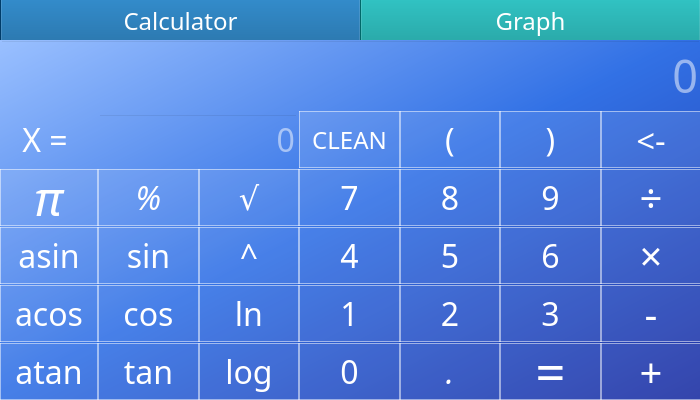
<?xml version="1.0" encoding="UTF-8"?>
<ui version="4.0">
 <class>Calculator</class>
 <widget class="QMainWindow" name="Calculator">
  <property name="geometry">
   <rect>
    <x>0</x>
    <y>0</y>
    <width>700</width>
    <height>400</height>
   </rect>
  </property>
  <property name="sizePolicy">
   <sizepolicy hsizetype="Fixed" vsizetype="Fixed">
    <horstretch>0</horstretch>
    <verstretch>0</verstretch>
   </sizepolicy>
  </property>
  <property name="minimumSize">
   <size>
    <width>700</width>
    <height>400</height>
   </size>
  </property>
  <property name="maximumSize">
   <size>
    <width>700</width>
    <height>400</height>
   </size>
  </property>
  <property name="mouseTracking">
   <bool>false</bool>
  </property>
  <property name="windowTitle">
   <string>Calculator</string>
  </property>
  <widget class="QWidget" name="centralwidget">
   <widget class="QPushButton" name="calc">
    <property name="geometry">
     <rect>
      <x>0</x>
      <y>-10</y>
      <width>361</width>
      <height>61</height>
     </rect>
    </property>
    <property name="font">
     <font>
      <family>Bai Jamjuree</family>
      <pointsize>18</pointsize>
      <italic>false</italic>
      <bold>false</bold>
     </font>
    </property>
    <property name="styleSheet">
     <string notr="true">background-color: rgb(0, 84, 147);
color: white;</string>
    </property>
    <property name="text">
     <string>Calculator</string>
    </property>
   </widget>
   <widget class="QPushButton" name="graph">
    <property name="geometry">
     <rect>
      <x>360</x>
      <y>-10</y>
      <width>341</width>
      <height>61</height>
     </rect>
    </property>
    <property name="font">
     <font>
      <family>Bai Jamjuree</family>
      <pointsize>18</pointsize>
      <bold>false</bold>
     </font>
    </property>
    <property name="styleSheet">
     <string notr="true">background-color: rgb(0, 145, 147);
color: white;</string>
    </property>
    <property name="text">
     <string>Graph</string>
    </property>
   </widget>
   <widget class="QStackedWidget" name="stackedWidget">
    <property name="geometry">
     <rect>
      <x>0</x>
      <y>40</y>
      <width>700</width>
      <height>361</height>
     </rect>
    </property>
    <property name="autoFillBackground">
     <bool>true</bool>
    </property>
    <property name="currentIndex">
     <number>2</number>
    </property>
    <widget class="QWidget" name="calcPage">
     <property name="font">
      <font>
       <family>AkayaKanadaka</family>
       <pointsize>48</pointsize>
       <italic>true</italic>
      </font>
     </property>
     <property name="styleSheet">
      <string notr="true">#calcPage {
background-color: qlineargradient(spread:repeat, x1:1, y1:1, x2:0, y2:0, stop:0 rgba(29, 47, 162, 255), stop:0.512315 rgba(50, 113, 229, 255), stop:1 rgba(154, 192, 255, 255));
}

QPushButton {
color: white;
width: 96;
height: 55;
}</string>
     </property>
     <widget class="QLineEdit" name="lineEdit">
      <property name="geometry">
       <rect>
        <x>0</x>
        <y>0</y>
        <width>701</width>
        <height>71</height>
       </rect>
      </property>
      <property name="font">
       <font>
        <family>American Typewriter</family>
        <pointsize>34</pointsize>
        <italic>false</italic>
       </font>
      </property>
      <property name="cursor">
       <cursorShape>IBeamCursor</cursorShape>
      </property>
      <property name="acceptDrops">
       <bool>true</bool>
      </property>
      <property name="styleSheet">
       <string notr="true">color: white;
background: transparent;</string>
      </property>
      <property name="inputMethodHints">
       <set>Qt::ImhNone</set>
      </property>
      <property name="maxLength">
       <number>255</number>
      </property>
      <property name="frame">
       <bool>true</bool>
      </property>
      <property name="echoMode">
       <enum>QLineEdit::Normal</enum>
      </property>
      <property name="cursorPosition">
       <number>0</number>
      </property>
      <property name="alignment">
       <set>Qt::AlignRight|Qt::AlignTrailing|Qt::AlignVCenter</set>
      </property>
      <property name="dragEnabled">
       <bool>false</bool>
      </property>
      <property name="readOnly">
       <bool>false</bool>
      </property>
      <property name="placeholderText">
       <string>0</string>
      </property>
      <property name="cursorMoveStyle">
       <enum>Qt::LogicalMoveStyle</enum>
      </property>
      <property name="clearButtonEnabled">
       <bool>false</bool>
      </property>
     </widget>
     <widget class="QWidget" name="gridLayoutWidget">
      <property name="geometry">
       <rect>
        <x>0</x>
        <y>70</y>
        <width>701</width>
        <height>291</height>
       </rect>
      </property>
      <layout class="QGridLayout" name="gridLayout" columnstretch="0,0,0,0,0,0,0,0">
       <property name="sizeConstraint">
        <enum>QLayout::SetDefaultConstraint</enum>
       </property>
       <property name="spacing">
        <number>0</number>
       </property>
       <item row="0" column="5">
        <widget class="QPushButton" name="op_br">
         <property name="font">
          <font>
           <family>American Typewriter</family>
           <pointsize>24</pointsize>
           <italic>false</italic>
          </font>
         </property>
         <property name="styleSheet">
          <string notr="true">background-color: rgba(255, 255, 255, 26);
border: 0.5px solid rgba(255, 255, 255, 128);</string>
         </property>
         <property name="text">
          <string>(</string>
         </property>
        </widget>
       </item>
       <item row="3" column="6">
        <widget class="QPushButton" name="num3">
         <property name="font">
          <font>
           <family>American Typewriter</family>
           <pointsize>24</pointsize>
           <italic>false</italic>
          </font>
         </property>
         <property name="styleSheet">
          <string notr="true">background-color: rgba(255, 255, 255, 26);
border: 0.5px solid rgba(255, 255, 255, 128);</string>
         </property>
         <property name="text">
          <string>3</string>
         </property>
        </widget>
       </item>
       <item row="1" column="4">
        <widget class="QPushButton" name="num7">
         <property name="minimumSize">
          <size>
           <width>0</width>
           <height>0</height>
          </size>
         </property>
         <property name="font">
          <font>
           <family>American Typewriter</family>
           <pointsize>24</pointsize>
           <italic>false</italic>
          </font>
         </property>
         <property name="styleSheet">
          <string notr="true">background-color: rgba(255, 255, 255, 26);
border: 0.5px solid rgba(255, 255, 255, 128);</string>
         </property>
         <property name="text">
          <string>7</string>
         </property>
        </widget>
       </item>
       <item row="3" column="4">
        <widget class="QPushButton" name="num1">
         <property name="font">
          <font>
           <family>American Typewriter</family>
           <pointsize>24</pointsize>
           <italic>false</italic>
          </font>
         </property>
         <property name="styleSheet">
          <string notr="true">background-color: rgba(255, 255, 255, 26);
border: 0.5px solid rgba(255, 255, 255, 128);</string>
         </property>
         <property name="text">
          <string>1</string>
         </property>
        </widget>
       </item>
       <item row="1" column="3">
        <widget class="QPushButton" name="sqrt">
         <property name="minimumSize">
          <size>
           <width>0</width>
           <height>0</height>
          </size>
         </property>
         <property name="font">
          <font>
           <family>AkayaKanadaka</family>
           <pointsize>24</pointsize>
           <italic>true</italic>
          </font>
         </property>
         <property name="styleSheet">
          <string notr="true">background-color: rgba(255, 255, 255, 26);
border: 0.5px solid rgba(255, 255, 255, 128);</string>
         </property>
         <property name="text">
          <string>√</string>
         </property>
        </widget>
       </item>
       <item row="1" column="6">
        <widget class="QPushButton" name="num9">
         <property name="font">
          <font>
           <family>American Typewriter</family>
           <pointsize>24</pointsize>
           <italic>false</italic>
          </font>
         </property>
         <property name="styleSheet">
          <string notr="true">background-color: rgba(255, 255, 255, 26);
border: 0.5px solid rgba(255, 255, 255, 128);</string>
         </property>
         <property name="text">
          <string>9</string>
         </property>
        </widget>
       </item>
       <item row="2" column="3">
        <widget class="QPushButton" name="pow">
         <property name="font">
          <font>
           <family>American Typewriter</family>
           <pointsize>24</pointsize>
           <italic>false</italic>
          </font>
         </property>
         <property name="styleSheet">
          <string notr="true">background-color: rgba(255, 255, 255, 26);
border: 0.5px solid rgba(255, 255, 255, 128);</string>
         </property>
         <property name="text">
          <string>^</string>
         </property>
        </widget>
       </item>
       <item row="4" column="1">
        <widget class="QPushButton" name="atan">
         <property name="font">
          <font>
           <family>American Typewriter</family>
           <pointsize>24</pointsize>
          </font>
         </property>
         <property name="styleSheet">
          <string notr="true">background-color: rgba(255, 255, 255, 26);
border: 0.5px solid rgba(255, 255, 255, 128);</string>
         </property>
         <property name="text">
          <string>atan</string>
         </property>
        </widget>
       </item>
       <item row="1" column="5">
        <widget class="QPushButton" name="num8">
         <property name="minimumSize">
          <size>
           <width>0</width>
           <height>0</height>
          </size>
         </property>
         <property name="font">
          <font>
           <family>American Typewriter</family>
           <pointsize>24</pointsize>
           <italic>false</italic>
          </font>
         </property>
         <property name="styleSheet">
          <string notr="true">background-color: rgba(255, 255, 255, 26);
border: 0.5px solid rgba(255, 255, 255, 128);</string>
         </property>
         <property name="text">
          <string>8</string>
         </property>
        </widget>
       </item>
       <item row="4" column="6">
        <widget class="QPushButton" name="equal">
         <property name="font">
          <font>
           <family>American Typewriter</family>
           <pointsize>40</pointsize>
           <italic>false</italic>
          </font>
         </property>
         <property name="styleSheet">
          <string notr="true">background-color: rgba(255, 255, 255, 26);
border: 0.5px solid rgba(255, 255, 255, 128);</string>
         </property>
         <property name="text">
          <string>=</string>
         </property>
        </widget>
       </item>
       <item row="1" column="2">
        <widget class="QPushButton" name="mod">
         <property name="sizePolicy">
          <sizepolicy hsizetype="Preferred" vsizetype="Fixed">
           <horstretch>0</horstretch>
           <verstretch>0</verstretch>
          </sizepolicy>
         </property>
         <property name="font">
          <font>
           <family>AkayaKanadaka</family>
           <pointsize>24</pointsize>
           <italic>true</italic>
          </font>
         </property>
         <property name="styleSheet">
          <string notr="true">background-color: rgba(255, 255, 255, 26);
border: 0.5px solid rgba(255, 255, 255, 128);</string>
         </property>
         <property name="text">
          <string>%</string>
         </property>
        </widget>
       </item>
       <item row="3" column="1">
        <widget class="QPushButton" name="acos">
         <property name="font">
          <font>
           <family>American Typewriter</family>
           <pointsize>24</pointsize>
          </font>
         </property>
         <property name="styleSheet">
          <string notr="true">background-color: rgba(255, 255, 255, 26);
border: 0.5px solid rgba(255, 255, 255, 128);</string>
         </property>
         <property name="text">
          <string>acos</string>
         </property>
        </widget>
       </item>
       <item row="0" column="4">
        <widget class="QPushButton" name="clear">
         <property name="font">
          <font>
           <family>American Typewriter</family>
           <pointsize>18</pointsize>
          </font>
         </property>
         <property name="layoutDirection">
          <enum>Qt::RightToLeft</enum>
         </property>
         <property name="styleSheet">
          <string notr="true">background-color: rgba(255, 255, 255, 26);
border: 0.5px solid rgba(255, 255, 255, 128);</string>
         </property>
         <property name="text">
          <string>CLEAN</string>
         </property>
         <property name="icon">
          <iconset>
           <normaloff>:/icons/bin.png</normaloff>:/icons/bin.png</iconset>
         </property>
         <property name="iconSize">
          <size>
           <width>25</width>
           <height>25</height>
          </size>
         </property>
        </widget>
       </item>
       <item row="4" column="5">
        <widget class="QPushButton" name="dot">
         <property name="font">
          <font>
           <family>AkayaKanadaka</family>
           <pointsize>24</pointsize>
           <italic>true</italic>
          </font>
         </property>
         <property name="styleSheet">
          <string notr="true">background-color: rgba(255, 255, 255, 26);
border: 0.5px solid rgba(255, 255, 255, 128);</string>
         </property>
         <property name="text">
          <string>.</string>
         </property>
        </widget>
       </item>
       <item row="2" column="5">
        <widget class="QPushButton" name="num5">
         <property name="font">
          <font>
           <family>American Typewriter</family>
           <pointsize>24</pointsize>
           <italic>false</italic>
          </font>
         </property>
         <property name="styleSheet">
          <string notr="true">background-color: rgba(255, 255, 255, 26);
border: 0.5px solid rgba(255, 255, 255, 128);</string>
         </property>
         <property name="text">
          <string>5</string>
         </property>
        </widget>
       </item>
       <item row="2" column="2">
        <widget class="QPushButton" name="sin">
         <property name="font">
          <font>
           <family>American Typewriter</family>
           <pointsize>24</pointsize>
           <italic>false</italic>
          </font>
         </property>
         <property name="styleSheet">
          <string notr="true">background-color: rgba(255, 255, 255, 26);
border: 0.5px solid rgba(255, 255, 255, 128);</string>
         </property>
         <property name="text">
          <string>sin</string>
         </property>
        </widget>
       </item>
       <item row="0" column="1">
        <widget class="QLabel" name="textX">
         <property name="minimumSize">
          <size>
           <width>90</width>
           <height>40</height>
          </size>
         </property>
         <property name="maximumSize">
          <size>
           <width>70</width>
           <height>40</height>
          </size>
         </property>
         <property name="font">
          <font>
           <family>American Typewriter</family>
           <pointsize>24</pointsize>
           <italic>false</italic>
          </font>
         </property>
         <property name="layoutDirection">
          <enum>Qt::LeftToRight</enum>
         </property>
         <property name="autoFillBackground">
          <bool>false</bool>
         </property>
         <property name="styleSheet">
          <string notr="true">color: white;</string>
         </property>
         <property name="text">
          <string>X =</string>
         </property>
         <property name="alignment">
          <set>Qt::AlignCenter</set>
         </property>
        </widget>
       </item>
       <item row="0" column="7">
        <widget class="QPushButton" name="backspace">
         <property name="font">
          <font>
           <family>American Typewriter</family>
           <pointsize>25</pointsize>
          </font>
         </property>
         <property name="styleSheet">
          <string notr="true">background-color: rgba(255, 255, 255, 26);
border: 0.5px solid rgba(255, 255, 255, 128);</string>
         </property>
         <property name="text">
          <string>&lt;-</string>
         </property>
         <property name="icon">
          <iconset>
           <normaloff>:/icons/backspace.png</normaloff>:/icons/backspace.png</iconset>
         </property>
         <property name="iconSize">
          <size>
           <width>80</width>
           <height>80</height>
          </size>
         </property>
        </widget>
       </item>
       <item row="4" column="4">
        <widget class="QPushButton" name="num0">
         <property name="font">
          <font>
           <family>American Typewriter</family>
           <pointsize>24</pointsize>
           <italic>false</italic>
          </font>
         </property>
         <property name="styleSheet">
          <string notr="true">background-color: rgba(255, 255, 255, 26);
border: 0.5px solid rgba(255, 255, 255, 128);</string>
         </property>
         <property name="text">
          <string>0</string>
         </property>
        </widget>
       </item>
       <item row="2" column="6">
        <widget class="QPushButton" name="num6">
         <property name="font">
          <font>
           <family>American Typewriter</family>
           <pointsize>24</pointsize>
           <italic>false</italic>
          </font>
         </property>
         <property name="styleSheet">
          <string notr="true">background-color: rgba(255, 255, 255, 26);
border: 0.5px solid rgba(255, 255, 255, 128);</string>
         </property>
         <property name="text">
          <string>6</string>
         </property>
        </widget>
       </item>
       <item row="3" column="2">
        <widget class="QPushButton" name="cos">
         <property name="font">
          <font>
           <family>American Typewriter</family>
           <pointsize>24</pointsize>
          </font>
         </property>
         <property name="styleSheet">
          <string notr="true">background-color: rgba(255, 255, 255, 26);
border: 0.5px solid rgba(255, 255, 255, 128);</string>
         </property>
         <property name="text">
          <string>cos</string>
         </property>
        </widget>
       </item>
       <item row="1" column="7">
        <widget class="QPushButton" name="div">
         <property name="font">
          <font>
           <family>American Typewriter</family>
           <pointsize>30</pointsize>
           <italic>false</italic>
          </font>
         </property>
         <property name="styleSheet">
          <string notr="true">background-color: rgba(255, 255, 255, 26);
border: 0.5px solid rgba(255, 255, 255, 128);</string>
         </property>
         <property name="text">
          <string>÷</string>
         </property>
        </widget>
       </item>
       <item row="2" column="4">
        <widget class="QPushButton" name="num4">
         <property name="font">
          <font>
           <family>American Typewriter</family>
           <pointsize>24</pointsize>
           <italic>false</italic>
          </font>
         </property>
         <property name="styleSheet">
          <string notr="true">background-color: rgba(255, 255, 255, 26);
border: 0.5px solid rgba(255, 255, 255, 128);</string>
         </property>
         <property name="text">
          <string>4</string>
         </property>
        </widget>
       </item>
       <item row="1" column="1">
        <widget class="QPushButton" name="pi">
         <property name="minimumSize">
          <size>
           <width>0</width>
           <height>0</height>
          </size>
         </property>
         <property name="font">
          <font>
           <family>AkayaKanadaka</family>
           <pointsize>36</pointsize>
           <italic>true</italic>
          </font>
         </property>
         <property name="styleSheet">
          <string notr="true">background-color: rgba(255, 255, 255, 26);
border: 0.5px solid rgba(255, 255, 255, 128);</string>
         </property>
         <property name="text">
          <string>π</string>
         </property>
        </widget>
       </item>
       <item row="3" column="7">
        <widget class="QPushButton" name="sub">
         <property name="font">
          <font>
           <family>American Typewriter</family>
           <pointsize>30</pointsize>
           <italic>false</italic>
          </font>
         </property>
         <property name="styleSheet">
          <string notr="true">background-color: rgba(255, 255, 255, 26);
border: 0.5px solid rgba(255, 255, 255, 128);</string>
         </property>
         <property name="text">
          <string>-</string>
         </property>
        </widget>
       </item>
       <item row="4" column="3">
        <widget class="QPushButton" name="log">
         <property name="font">
          <font>
           <family>American Typewriter</family>
           <pointsize>24</pointsize>
          </font>
         </property>
         <property name="styleSheet">
          <string notr="true">background-color: rgba(255, 255, 255, 26);
border: 0.5px solid rgba(255, 255, 255, 128);</string>
         </property>
         <property name="text">
          <string>log</string>
         </property>
        </widget>
       </item>
       <item row="3" column="3">
        <widget class="QPushButton" name="ln">
         <property name="font">
          <font>
           <family>American Typewriter</family>
           <pointsize>24</pointsize>
          </font>
         </property>
         <property name="styleSheet">
          <string notr="true">background-color: rgba(255, 255, 255, 26);
border: 0.5px solid rgba(255, 255, 255, 128);</string>
         </property>
         <property name="text">
          <string>ln</string>
         </property>
        </widget>
       </item>
       <item row="4" column="7">
        <widget class="QPushButton" name="add">
         <property name="font">
          <font>
           <family>American Typewriter</family>
           <pointsize>30</pointsize>
           <italic>false</italic>
          </font>
         </property>
         <property name="styleSheet">
          <string notr="true">background-color: rgba(255, 255, 255, 26);
border: 0.5px solid rgba(255, 255, 255, 128);</string>
         </property>
         <property name="text">
          <string>+</string>
         </property>
        </widget>
       </item>
       <item row="4" column="2">
        <widget class="QPushButton" name="tan">
         <property name="font">
          <font>
           <family>American Typewriter</family>
           <pointsize>24</pointsize>
          </font>
         </property>
         <property name="styleSheet">
          <string notr="true">background-color: rgba(255, 255, 255, 26);
border: 0.5px solid rgba(255, 255, 255, 128);</string>
         </property>
         <property name="text">
          <string>tan</string>
         </property>
        </widget>
       </item>
       <item row="2" column="7">
        <widget class="QPushButton" name="mul">
         <property name="font">
          <font>
           <family>American Typewriter</family>
           <pointsize>30</pointsize>
           <italic>false</italic>
          </font>
         </property>
         <property name="styleSheet">
          <string notr="true">background-color: rgba(255, 255, 255, 26);
border: 0.5px solid rgba(255, 255, 255, 128);</string>
         </property>
         <property name="text">
          <string>×</string>
         </property>
        </widget>
       </item>
       <item row="3" column="5">
        <widget class="QPushButton" name="num2">
         <property name="font">
          <font>
           <family>American Typewriter</family>
           <pointsize>24</pointsize>
           <italic>false</italic>
          </font>
         </property>
         <property name="styleSheet">
          <string notr="true">background-color: rgba(255, 255, 255, 26);
border: 0.5px solid rgba(255, 255, 255, 128);</string>
         </property>
         <property name="text">
          <string>2</string>
         </property>
        </widget>
       </item>
       <item row="2" column="1">
        <widget class="QPushButton" name="asin">
         <property name="font">
          <font>
           <family>American Typewriter</family>
           <pointsize>24</pointsize>
           <italic>false</italic>
          </font>
         </property>
         <property name="styleSheet">
          <string notr="true">background-color: rgba(255, 255, 255, 26);
border: 0.5px solid rgba(255, 255, 255, 128);</string>
         </property>
         <property name="text">
          <string>asin</string>
         </property>
        </widget>
       </item>
       <item row="0" column="6">
        <widget class="QPushButton" name="cl_br">
         <property name="font">
          <font>
           <family>American Typewriter</family>
           <pointsize>24</pointsize>
           <italic>false</italic>
          </font>
         </property>
         <property name="styleSheet">
          <string notr="true">background-color: rgba(255, 255, 255, 26);
border: 0.5px solid rgba(255, 255, 255, 128);</string>
         </property>
         <property name="text">
          <string>)</string>
         </property>
        </widget>
       </item>
       <item row="0" column="2" colspan="2">
        <widget class="QLineEdit" name="lineX">
         <property name="sizePolicy">
          <sizepolicy hsizetype="Preferred" vsizetype="Preferred">
           <horstretch>0</horstretch>
           <verstretch>0</verstretch>
          </sizepolicy>
         </property>
         <property name="minimumSize">
          <size>
           <width>190</width>
           <height>50</height>
          </size>
         </property>
         <property name="maximumSize">
          <size>
           <width>200</width>
           <height>50</height>
          </size>
         </property>
         <property name="font">
          <font>
           <family>American Typewriter</family>
           <pointsize>24</pointsize>
          </font>
         </property>
         <property name="styleSheet">
          <string notr="true">color: white;
background-color: transparent;</string>
         </property>
         <property name="text">
          <string/>
         </property>
         <property name="maxLength">
          <number>255</number>
         </property>
         <property name="alignment">
          <set>Qt::AlignRight|Qt::AlignTrailing|Qt::AlignVCenter</set>
         </property>
         <property name="placeholderText">
          <string>0</string>
         </property>
        </widget>
       </item>
      </layout>
     </widget>
    </widget>
    <widget class="QWidget" name="graphPage">
     <property name="styleSheet">
      <string notr="true">background-color: rgb(0, 145, 147);
color: rgb(255, 255, 255);</string>
     </property>
     <widget class="QCustomPlot" name="graph_img" native="true">
      <property name="geometry">
       <rect>
        <x>0</x>
        <y>0</y>
        <width>711</width>
        <height>291</height>
       </rect>
      </property>
      <property name="styleSheet">
       <string notr="true">background-color: rgb(209, 247, 255)</string>
      </property>
     </widget>
     <widget class="QSpinBox" name="xMax">
      <property name="geometry">
       <rect>
        <x>65</x>
        <y>322</y>
        <width>61</width>
        <height>31</height>
       </rect>
      </property>
      <property name="wrapping">
       <bool>false</bool>
      </property>
      <property name="readOnly">
       <bool>false</bool>
      </property>
      <property name="minimum">
       <number>-1000000</number>
      </property>
      <property name="maximum">
       <number>1000000</number>
      </property>
      <property name="singleStep">
       <number>1</number>
      </property>
      <property name="value">
       <number>10</number>
      </property>
     </widget>
     <widget class="QSpinBox" name="yMin">
      <property name="geometry">
       <rect>
        <x>180</x>
        <y>290</y>
        <width>61</width>
        <height>31</height>
       </rect>
      </property>
      <property name="wrapping">
       <bool>false</bool>
      </property>
      <property name="readOnly">
       <bool>false</bool>
      </property>
      <property name="minimum">
       <number>-1000000</number>
      </property>
      <property name="maximum">
       <number>1000000</number>
      </property>
      <property name="singleStep">
       <number>1</number>
      </property>
      <property name="value">
       <number>-5</number>
      </property>
     </widget>
     <widget class="QSpinBox" name="yMax">
      <property name="geometry">
       <rect>
        <x>180</x>
        <y>322</y>
        <width>61</width>
        <height>31</height>
       </rect>
      </property>
      <property name="wrapping">
       <bool>false</bool>
      </property>
      <property name="readOnly">
       <bool>false</bool>
      </property>
      <property name="minimum">
       <number>-1000000</number>
      </property>
      <property name="maximum">
       <number>1000000</number>
      </property>
      <property name="singleStep">
       <number>1</number>
      </property>
      <property name="value">
       <number>5</number>
      </property>
     </widget>
     <widget class="QLabel" name="label_xMin">
      <property name="geometry">
       <rect>
        <x>10</x>
        <y>290</y>
        <width>51</width>
        <height>31</height>
       </rect>
      </property>
      <property name="font">
       <font>
        <family>American Typewriter</family>
        <pointsize>13</pointsize>
        <italic>false</italic>
       </font>
      </property>
      <property name="styleSheet">
       <string notr="true">background-color: transparent;</string>
      </property>
      <property name="text">
       <string>X Min =</string>
      </property>
     </widget>
     <widget class="QLabel" name="label_xMax">
      <property name="geometry">
       <rect>
        <x>10</x>
        <y>320</y>
        <width>51</width>
        <height>31</height>
       </rect>
      </property>
      <property name="font">
       <font>
        <family>American Typewriter</family>
        <pointsize>13</pointsize>
        <italic>false</italic>
       </font>
      </property>
      <property name="styleSheet">
       <string notr="true">background-color: transparent;</string>
      </property>
      <property name="text">
       <string>X Max =</string>
      </property>
     </widget>
     <widget class="QLabel" name="label_yMin">
      <property name="geometry">
       <rect>
        <x>130</x>
        <y>290</y>
        <width>51</width>
        <height>31</height>
       </rect>
      </property>
      <property name="font">
       <font>
        <family>American Typewriter</family>
        <pointsize>13</pointsize>
        <italic>false</italic>
       </font>
      </property>
      <property name="styleSheet">
       <string notr="true">background-color: transparent;</string>
      </property>
      <property name="text">
       <string>Y Min =</string>
      </property>
     </widget>
     <widget class="QLineEdit" name="graph_line">
      <property name="geometry">
       <rect>
        <x>250</x>
        <y>300</y>
        <width>381</width>
        <height>51</height>
       </rect>
      </property>
      <property name="font">
       <font>
        <family>American Typewriter</family>
        <pointsize>18</pointsize>
       </font>
      </property>
      <property name="layoutDirection">
       <enum>Qt::LeftToRight</enum>
      </property>
      <property name="styleSheet">
       <string notr="true">background-color: transparent;</string>
      </property>
      <property name="text">
       <string>sin(x) + sin(10*x)</string>
      </property>
      <property name="maxLength">
       <number>255</number>
      </property>
      <property name="alignment">
       <set>Qt::AlignRight|Qt::AlignTrailing|Qt::AlignVCenter</set>
      </property>
      <property name="placeholderText">
       <string>sin(x) + sin(10*x)</string>
      </property>
     </widget>
     <widget class="QLabel" name="label_yMax">
      <property name="geometry">
       <rect>
        <x>130</x>
        <y>320</y>
        <width>51</width>
        <height>31</height>
       </rect>
      </property>
      <property name="font">
       <font>
        <family>American Typewriter</family>
        <pointsize>13</pointsize>
        <italic>false</italic>
       </font>
      </property>
      <property name="styleSheet">
       <string notr="true">background-color: transparent;</string>
      </property>
      <property name="text">
       <string>Y Max =</string>
      </property>
     </widget>
     <widget class="QPushButton" name="reload">
      <property name="geometry">
       <rect>
        <x>640</x>
        <y>305</y>
        <width>51</width>
        <height>41</height>
       </rect>
      </property>
      <property name="font">
       <font>
        <family>American Typewriter</family>
        <pointsize>11</pointsize>
       </font>
      </property>
      <property name="styleSheet">
       <string notr="true">background-color: transparent;
color: white;</string>
      </property>
      <property name="text">
       <string>GRAPH</string>
      </property>
      <property name="icon">
       <iconset>
        <normaloff>:/icons/reload.png</normaloff>:/icons/reload.png</iconset>
      </property>
      <property name="iconSize">
       <size>
        <width>55</width>
        <height>55</height>
       </size>
      </property>
      <property name="checkable">
       <bool>true</bool>
      </property>
      <property name="autoDefault">
       <bool>false</bool>
      </property>
     </widget>
     <widget class="QSpinBox" name="xMin">
      <property name="geometry">
       <rect>
        <x>65</x>
        <y>290</y>
        <width>61</width>
        <height>31</height>
       </rect>
      </property>
      <property name="wrapping">
       <bool>false</bool>
      </property>
      <property name="readOnly">
       <bool>false</bool>
      </property>
      <property name="minimum">
       <number>-1000000</number>
      </property>
      <property name="maximum">
       <number>1000000</number>
      </property>
      <property name="singleStep">
       <number>1</number>
      </property>
      <property name="value">
       <number>-10</number>
      </property>
     </widget>
    </widget>
   </widget>
  </widget>
  <action name="actionCalculator">
   <property name="icon">
    <iconset>
     <normaloff>:/icons/calculator.png</normaloff>:/icons/calculator.png</iconset>
   </property>
   <property name="text">
    <string>Calculator</string>
   </property>
   <property name="toolTip">
    <string>Calculator</string>
   </property>
   <property name="shortcut">
    <string/>
   </property>
   <property name="iconVisibleInMenu">
    <bool>false</bool>
   </property>
   <property name="shortcutVisibleInContextMenu">
    <bool>false</bool>
   </property>
  </action>
  <action name="actionGraph">
   <property name="icon">
    <iconset>
     <normaloff>:/icons/sinus.png</normaloff>:/icons/sinus.png</iconset>
   </property>
   <property name="text">
    <string>Graph</string>
   </property>
   <property name="toolTip">
    <string>Graph</string>
   </property>
  </action>
 </widget>
 <customwidgets>
  <customwidget>
   <class>QCustomPlot</class>
   <extends>QWidget</extends>
   <header>qcustomplot.h</header>
   <container>1</container>
  </customwidget>
 </customwidgets>
 <resources/>
 <connections/>
</ui>
